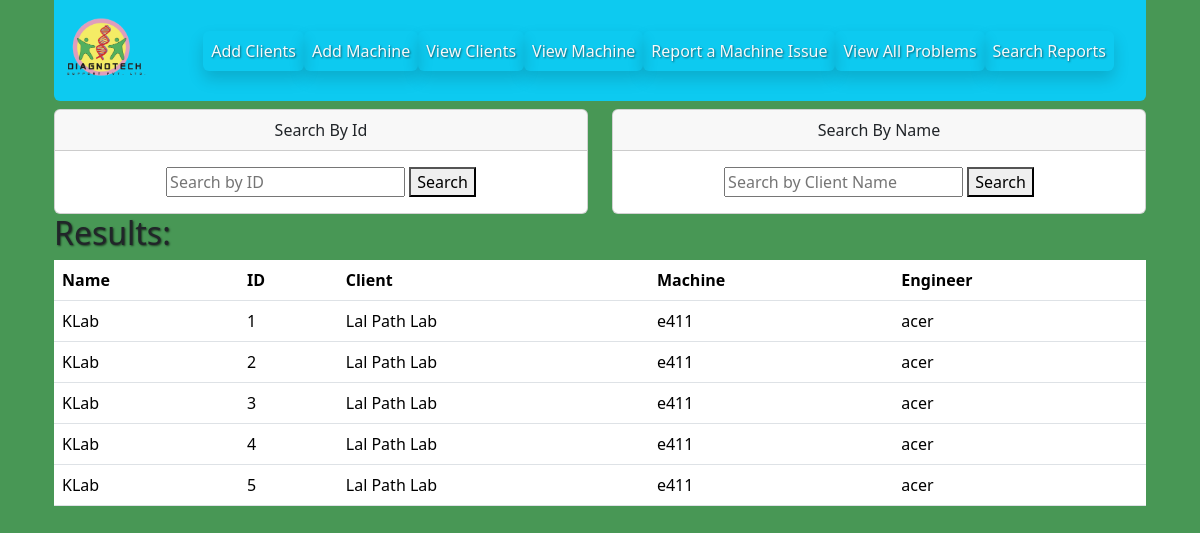
The app's page /search-problem/Lal Path Lab (signed in) with its own data.
### digidiagno/models/problemmodel.py (models this page shows, shortened)
class ProblemModel(models.Model):
        client = models.ForeignKey(ClientModel, null=True, blank=True, related_name='problem_client', on_delete=models.CASCADE)
        machine = models.ForeignKey(MachineModel, null=True,blank=True, related_name='problem_machine', on_delete=models.CASCADE)
        engineer = models.ForeignKey(User, on_delete=models.CASCADE)
        date = models.DateField(auto_now=True)
        remarks = models.CharField(max_length=1024)
        detailed_desc = models.CharField(max_length=2048)
        name = models.CharField(max_length=50)
        status = models.CharField(max_length=100, choices=status_choices, default='Processing')
        image = models.ImageField(upload_to='static/media/img/report_uploads', height_field=None, null=True, blank=True, width_field=None, max_length=None)

### digidiagno/models/clientmodel.py (models this page shows, shortened)
class ClientModel(models.Model):
    client_name = models.CharField( max_length=50)
    client_address = models.CharField( max_length=50)
    client_contact = models.CharField( max_length=50)
    def __str__(self):
                return self.client_name

### digidiagno/models/machinemodel.py (models this page shows)
class MachineModel(models.Model):
        machine_name = models.CharField( max_length=50)
        machine_serial_number = models.CharField(max_length=50, unique=True)
        client = models.ForeignKey(ClientModel, null=True, blank=True, related_name='machine', on_delete=models.CASCADE)
        def __str__(self):
                return self.machine_name

### digidiagno/views/problemview.py (the view)
# urls.py: path('search-problem/<str:client_name>', ProblemView.view_problems_by_name, name='view_problems_name'),
   @login_required
   def view_problems_by_name(request, client_name):
      print("view_problems_by_name called")
      query = client_name
      print(f"{query}")
      results_name = None
      no_results = False
      if query:
         results_name = ProblemModel.objects.filter(client__client_name__icontains=query)
      else:
         no_results = True
         results_name = ProblemModel.objects.all()
      return render(request,'search_problems_client_table.html', {'problems_name':results_name,'no_results':no_results })

### digidiagno/templates/search_problems_client_table.html (shortened to what this page needs)
{% extends 'base.html' %}
{% block content %}
{% if user.is_authenticated %}
{% include "header.html" %}
{% endif %}
    <div class="container mt-2">
        <div class="row">
            <div class="col-6">
                <div class="card text-center">
                    <div class="card-header">
                        Search By Id
                    </div>
                    <div class="card-body">
                        <form action="{% url 'view_problems_id' %}">
                                <input type="text" name="q" placeholder="Search by ID" value="{{ request.GET.q }}">
                                <button type="submit">Search</button>
                            </form>
                    </div>
                </div>
            </div>
            <div class="col-6">
                <div class="card text-center">
                    <div class="card-header">
                        Search By Name
                    </div>
                    <div class="card-body">
                        <form action="{% url 'search_problems_name' %}"  method="get">
                            <input type="text" name="client" placeholder="Search by Client Name" value="{{ request.GET.client }}">
                            <button type="submit">Search</button>
                        </form>
                    </div>
                </div>
            </div>
        </div>
        <div class="row">
            <div class="col">
                <h2 class="h2"> Results:</h2>
    <table class="table text-white">
        <tr>
        <th>Name</th>
        <th>ID</th>
        <th>Client</th>
        <th>Machine</th>
        <th>Engineer</th>
        </tr>
    {% if no_results %}
    <p>No results found.</p>
    {% else %}
        {% for i in problems_name %}
            <tr>
                <td> {{ i.name }}</td>
                <td> {{ i.id }}</td>
                <td> {{ i.client }}</td>
                <td> {{ i.machine }}</td>
                <td> {{ i.engineer }}</td>
        {% endfor %}
    {% endif %}
        </tr>
    </table>
    {% endblock %}

### digidiagno/static/css/custom.css (style rules this page uses)
body { background-color: #489755 !important; }
h1,h2 { color: aliceblue; text-shadow: 1px 1px 2px rgba(0, 0, 0, 0.60) !important; }
table { color:white; }

### records on screen
ProblemModel: name "KLab", id "1", client "Lal Path Lab", machine "e411", engineer "acer"
ProblemModel: name "KLab", id "2", client "Lal Path Lab", machine "e411", engineer "acer"
ProblemModel: name "KLab", id "3", client "Lal Path Lab", machine "e411", engineer "acer"
ProblemModel: name "KLab", id "4", client "Lal Path Lab", machine "e411", engineer "acer"
ProblemModel: name "KLab", id "5", client "Lal Path Lab", machine "e411", engineer "acer"
